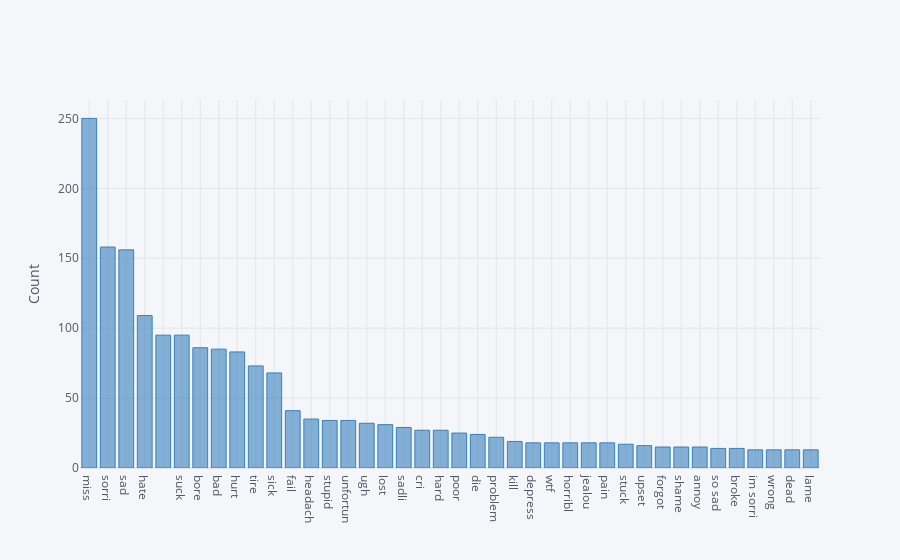

Notebook source saved alongside this figure:
### Code cell
fdist_neg = FreqDist(neg_train['text_stem'])
top_neg = fdist_neg.most_common(40)


df1 = pd.DataFrame(top_neg, columns = ['Text' , 'count'])
df1.groupby('Text').sum()['count'].sort_values(ascending=False).iplot(kind='bar', yTitle='Count', color='blue')

### Figure 1 — Plotly figure (JSON) as saved in the notebook; plotly's stock layout.template omitted (floating-point values rounded to 4 significant figures)
{"data": [{"marker": {"color": "rgba(55, 128, 191, 0.6)", "line": {"color": "rgba(55, 128, 191, 1.0)", "width": 1}}, "name": "count", "orientation": "v", "text": "", "type": "bar", "x": ["miss", "sorri", "sad", "hate", "", "suck", "bore", "bad", "hurt", "tire", "sick", "fail", "headach", "stupid", "unfortun", "ugh", "lost", "sadli", "cri", "hard", "poor", "die", "problem", "kill", "depress", "wtf", "horribl", "jealou", "pain", "stuck", "upset", "forgot", "shame", "annoy", "so sad", "broke", "im sorri", "wrong", "dead", "lame"], "y": [250, 158, 156, 109, 95, 95, 86, 85, 83, 73, 68, 41, 35, 34, 34, 32, 31, 29, 27, 27, 25, 24, 22, 19, 18, 18, 18, 18, 18, 17, 16, 15, 15, 15, 14, 14, 13, 13, 13, 13]}], "layout": {"legend": {"bgcolor": "#F5F6F9", "font": {"color": "#4D5663"}}, "paper_bgcolor": "#F5F6F9", "plot_bgcolor": "#F5F6F9", "title": {"font": {"color": "#4D5663"}}, "xaxis": {"gridcolor": "#E1E5ED", "showgrid": true, "tickfont": {"color": "#4D5663"}, "title": {"font": {"color": "#4D5663"}, "text": ""}, "zerolinecolor": "#E1E5ED"}, "yaxis": {"gridcolor": "#E1E5ED", "showgrid": true, "tickfont": {"color": "#4D5663"}, "title": {"font": {"color": "#4D5663"}, "text": "Count"}, "zerolinecolor": "#E1E5ED"}}}
